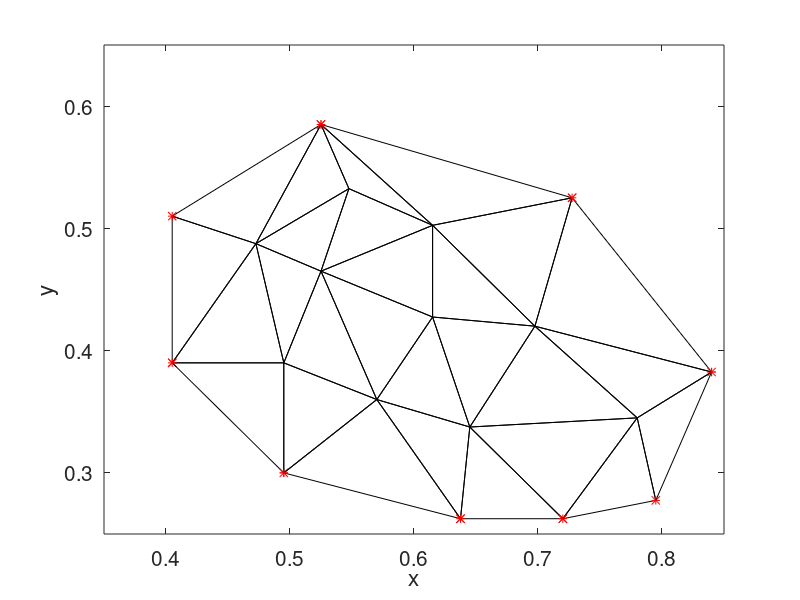

Write MATLAB code to recreate this figure.
function [ne,ng,p,c,efl,gfl] = trgl3_delaunay

%======================================
% Discretization of an arbitrary domain
% into 3-node triangular elements
% by the Delaunay triangulation
%======================================

%----------------------------------------
% Read the global nodes
% and boundary flags from file "points.dat"
%
% The three columns in this file are the
% x and y coordinates and the boundary flag
% of the global nodes:
%
%  x(1) y(1) gfl(1)
%  x(2) y(2) gfl(2)
%  ...  ...  ...
%  x(n) y(n) gfl(n)
%----------------------------------------

file1 = fopen('points.dat');
 points = fscanf(file1,'%f');
fclose(file1);

%---------------------------------------
% number, coordinates, and boundary flag
% of global nodes
%---------------------------------------

sp = size(points); ng=sp(1)/3;

for i=1:ng
 p(i,1) = points(3*i-2);
 p(i,2) = points(3*i-1);
 gfl(i,1) = points(3*i);
 xdel(i) = p(i,1);
 ydel(i) = p(i,2);
end

%-----------------------
% delaunay triangulation
%-----------------------

c = delaunay (xdel,ydel);

%-------------------------------
% extract the number of elements
%-------------------------------

sc = size(c); ne = sc(1,1);

%------------------------------------
% set the element-node boundary flags
%------------------------------------

for i=1:ne
 efl(i,1) = gfl(c(i,1),1);
 efl(i,2) = gfl(c(i,2),1);
 efl(i,3) = gfl(c(i,3),1);
end

%-----
% plot
%-----

for i=1:ne
  xp(1)= p(c(i,1),1); yp(1)= p(c(i,1),2);
  xp(2)= p(c(i,2),1); yp(2)= p(c(i,2),2);
  xp(3)= p(c(i,3),1); yp(3)= p(c(i,3),2);
  xp(4)= p(c(i,1),1); yp(4)= p(c(i,1),2);
  plot(xp, yp,'k'); hold on
  if(efl(i,1)==1) plot(xp(1), yp(1), 'ro'); end;
  if(efl(i,2)==1) plot(xp(2), yp(2), 'r+'); end;
  if(efl(i,3)==1) plot(xp(3), yp(3), 'rx'); end;
end

xlabel('x','fontsize',15);
ylabel('y','fontsize',15);
set(gca,'fontsize',15)

axis([0.35 0.85 0.25 0.65])

%---------------------
% Voronoi tessellation
% (optional)
%---------------------

% figure;
% voronoi(xdel,ydel,'k')
% axis([0.35 0.85 0.25 0.65])

%-----
% done
%-----

return
